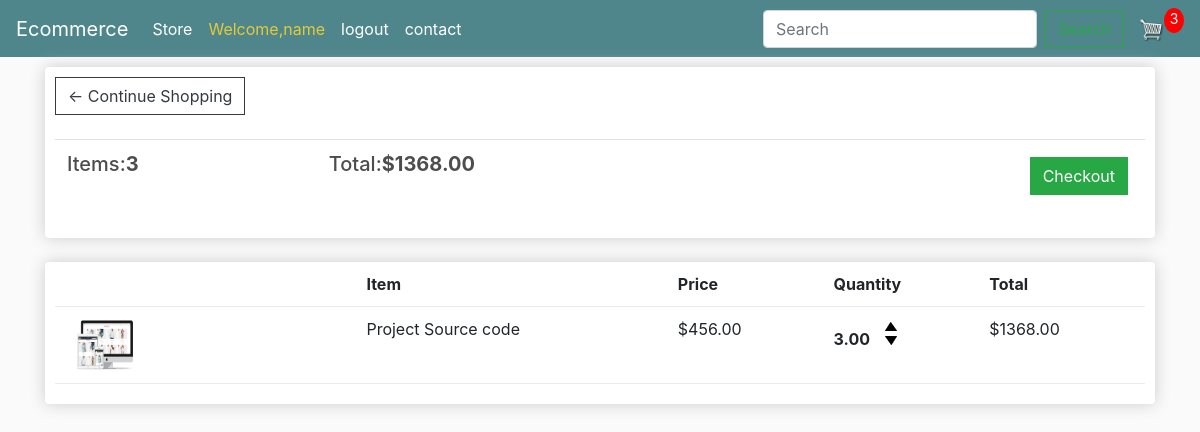
The app's page /cart/ (signed in) with its own data.
### store/models.py (models this page shows, shortened)
class Order(models.Model):
	customer = models.ForeignKey(Customer, on_delete=models.SET_NULL, null=True, blank=True)
	date_ordered = models.DateTimeField(auto_now_add=True)
	complete = models.BooleanField(default=False)
	transaction_id = models.CharField(max_length=100, null=True)
	@property
	def get_cart_total(self):
		orderitems = self.orderitem_set.all()
		total = sum([item.get_total for item in orderitems])
		return total
	@property
	def get_cart_items(self):
		orderitems = self.orderitem_set.all()
		total = sum([item.quantity for item in orderitems])
		return total

class OrderItem(models.Model):
	product = models.ForeignKey(Product, on_delete=models.SET_NULL, null=True)
	order = models.ForeignKey(Order, on_delete=models.SET_NULL, null=True)
	quantity = models.IntegerField(default=0, null=True, blank=True)
	date_added = models.DateTimeField(auto_now_add=True)
	@property
	def get_total(self):
		total = self.product.price * self.quantity
		return total

class Product(models.Model):
	name = models.CharField(max_length=200)
	price = models.DecimalField(max_digits=7,decimal_places=2)
	digital = models.BooleanField(default=False,null=True, blank=True)
	image = models.ImageField(upload_to='static/images',null=True, blank=True)
	description=models.TextField(max_length=800,default='')
	@property
	def imageURL(self):
		try:
			url = self.image.url
		except:
			url = ''
		return url

### store/views.py (the view)
# urls.py: path('cart/',views.cart,name='cart'),
def cart(request):
    data=cartData(request)
    cartItems=data['cartItems']
    order=data['order']
    items=data['items']
    context={'items':items,'order':order,'cartItems':cartItems}
    return render(request,'store/cart.html',context)

### store/utils.py (called while the page is built)
def cartData(request):
    if request.user.is_authenticated:
        customer=request.user.customer
        order,created=Order.objects.get_or_create(customer=customer,complete=False)
        items=order.orderitem_set.all()
        cartItems=order.get_cart_items
    else:
        cookieData=cookieCart(request)
        cartItems=cookieData['cartItems']
        order=cookieData['order']
        items=cookieData['items']
    return {'items':items,'order':order,'cartItems':cartItems}

### store/templates/store/cart.html
{% extends 'store/main.html' %}
{% load static %}
{% block content %}
<div class="row">
    <div class="col-lg-12">
        <div class="box-element">
            <a class='btn btn-outline-dark' href="{% url 'store' %}">&#x2190; Continue Shopping</a>
            <br>
            <br>
            <table class="table">
                <tr>
                    <th>
                        <h5>Items:<strong>{{order.get_cart_items}}</strong></h5>
                    </th>
                    <th>
                        <h5>Total:<strong>${{order.get_cart_total|floatformat:2}}<strong></h5>
                    </th>
                    <th><a href="{% url 'checkout' %}" class="btn btn-success"
                            style="float: right;margin: 5px;">Checkout</a></th>
                </tr>
            </table>
        </div>
        <br>
        <div class="box-element">
            <div class="cart-row">
                <div style="flex: 2;"></div>
                <div style="flex: 2;"><strong>Item</strong></div>
                <div style="flex: 1;"><strong>Price</strong></div>
                <div style="flex: 1;"><strong>Quantity</strong></div>
                <div style="flex: 1;"><strong>Total</strong></div>
            </div>
            {% for item in items %}
            <div class="cart-row">
                <div style="flex: 2;"><img class="row-image" src="{{item.product.imageURL}}" alt=""></div>
                <div style="flex: 2;"><p>{{item.product.name}}</p></div>
                <div style="flex: 1;"><p>${{item.product.price|floatformat:2}}</p></div>
                <div style="flex: 1;">
                   <p class="quantity">{{item.quantity|floatformat:2}}</p>
                   <div class="quantity">
                       <img data-product="{{item.product.id}}" data-action="add" src="{% static 'images/arrow-up.png' %}" alt="" class="chg-quantity update-cart">
                       <img data-product="{{item.product.id}}" data-action="remove" src="{% static 'images/arrow-down.png' %}" alt="" class="chg-quantity update-cart">
                   </div>
                </div>
                <div style="flex: 1;"><p>${{item.get_total|floatformat:2}}</p></div>
            </div>
            {% endfor %}
        </div>
    </div>
</div>
{% endblock content %}

### store/templates/store/main.html (shortened to what this page needs)
<!DOCTYPE html>
{% load static %}
<html lang="en">
    <head>
        <link rel="stylesheet" href="https://cdn.jsdelivr.net/npm/bootstrap@4.6.1/dist/css/bootstrap.min.css">
        <link rel="stylesheet" type="text/css" href="{% static 'css/main.css' %}">
    </head>
    <body>
        <nav class="navbar navbar-expand-lg navbar-dark bg-dark">
            <a class="navbar-brand" href="{% url 'store'%}">Ecommerce</a>
            <div class="collapse navbar-collapse" id="navbarSupportedContent">
              <ul class="navbar-nav mr-auto">
                <li class="nav-item active">
                  <a class="nav-link" href="{% url 'store'%}">Store <span class="sr-only">(current)</span></a>
                </li>
                {% if user.is_authenticated %}
                <li class="nav-item active">
                    <a class="nav-link" style="color: #e4ca39;" >Welcome,{{user.first_name}} <span class="sr-only">(current)</span></a>
                </li>
                {% endif %}
                {% if user.is_authenticated %}
                <li class="nav-item active">
                  <a class="nav-link" href="{% url 'logout'%}">logout<span class="sr-only">(current)</span></a>
                </li>
                {% endif %}
                <li class="nav-item active">
                  <a class="nav-link" href="{% url 'contact'%}">contact<span class="sr-only">(current)</span></a>
                </li>
              </ul>
              <div class="form-inline my-2 my-lg-0">
                <form class="form-inline my-2 my-lg-0" action="{% url 'search' %}" method='post'>
                  <input class="form-control mr-sm-2" type="search" name="search" placeholder="Search" aria-label="Search">
                  <button class="btn btn-outline-success my-2 my-sm-0" type="submit">Search</button>
                </form>
                <a href="{% url 'cart' %}">
                   <img  id="cart-icon" src="{% static 'images/cart.png' %}">
               </a>
               <p id="cart-total">{{cartItems}}</p>
           </div>
            </div>
          </nav>
      <div class="container">
          {%  block content %}
          {%  endblock content %}
      </div>
  </body>
    </html>

### static/css/main.css (style rules this page uses)
body { background-color: hsl(0, 0%, 98%); }
h1,h2,h3,h4,h5,h6 { color:hsl(0, 0%, 30%); }
.box-element { box-shadow:hsl(0, 0%, 80%) 0 0 16px; background-color: #fff; border-radius: 4px; padding: 10px; }
.bg-dark { background-color: #4f868c!important; }
#cart-icon { width:25px; display: inline-block; margin-left: 15px; }
#cart-total { display: block; text-align: center; color:#fff; background-color: red; width: 20px; height: 25px; border-radius: 50%; font-size: 14px; }
.col-lg-4, .col-lg-6, .col-lg-8, .col-lg-12 { margin-top: 10px; }
.btn { border-radius: 0; }
.row-image { width: 100px; }
.cart-row { display: flex; align-items: flex-stretch; padding-bottom: 10px; margin-bottom: 10px; border-bottom: 1px solid #ececec; }
.quantity { display: inline-block; font-weight: 700; padding-right:10px; }
.chg-quantity { width: 12px; cursor: pointer; display: block; margin-top: 5px; transition:.1s; }

### records on screen
Order: get_cart_items "3", get_cart_total "1368.00"
OrderItem: product.imageURL (picture), product.name "Project Source code", product.price "456.00", quantity "3.00", get_total "1368.00"

### other values on screen
{{ user.first_name }} "name"
{{ cartItems }} "3"
